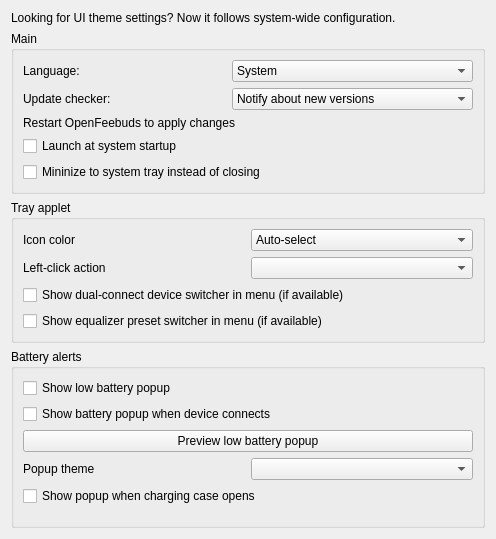
<?xml version="1.0" encoding="UTF-8"?>
<ui version="4.0">
 <class>OfbQtUiSettingsModule</class>
 <widget class="QWidget" name="OfbQtUiSettingsModule">
  <property name="geometry">
   <rect>
    <x>0</x>
    <y>0</y>
    <width>496</width>
    <height>524</height>
   </rect>
  </property>
  <property name="windowTitle">
   <string notr="true">UI Settings</string>
  </property>
  <layout class="QVBoxLayout" name="verticalLayout">
   <item>
    <widget class="QLabel" name="label_5">
     <property name="text">
      <string>Looking for UI theme settings? Now it follows system-wide configuration.</string>
     </property>
    </widget>
   </item>
   <item>
    <widget class="QGroupBox" name="groupBox">
     <property name="title">
      <string>Main</string>
     </property>
     <layout class="QGridLayout" name="gridLayout">
      <item row="2" column="0" colspan="2">
       <widget class="QLabel" name="label_2">
        <property name="text">
         <string>Restart OpenFeebuds to apply changes</string>
        </property>
       </widget>
      </item>
      <item row="3" column="0" colspan="2">
       <widget class="QCheckBox" name="autostart_toggle">
        <property name="text">
         <string>Launch at system startup</string>
        </property>
       </widget>
      </item>
      <item row="1" column="0">
       <widget class="QLabel" name="label_6">
        <property name="text">
         <string>Update checker:</string>
        </property>
       </widget>
      </item>
      <item row="1" column="1">
       <widget class="QComboBox" name="updater_policy_picker">
        <item>
         <property name="text">
          <string>Notify about new versions</string>
         </property>
        </item>
        <item>
         <property name="text">
          <string>Check for new versions, but don't notify</string>
         </property>
        </item>
        <item>
         <property name="text">
          <string>Disabled</string>
         </property>
        </item>
       </widget>
      </item>
      <item row="0" column="0">
       <widget class="QLabel" name="label">
        <property name="text">
         <string>Language:</string>
        </property>
       </widget>
      </item>
      <item row="0" column="1">
       <widget class="QComboBox" name="language_picker">
        <item>
         <property name="text">
          <string>System</string>
         </property>
        </item>
       </widget>
      </item>
      <item row="4" column="0" colspan="2">
       <widget class="QCheckBox" name="background_toggle">
        <property name="text">
         <string>Mininize to system tray instead of closing</string>
        </property>
       </widget>
      </item>
     </layout>
    </widget>
   </item>
   <item>
    <widget class="QGroupBox" name="groupBox_2">
     <property name="title">
      <string>Tray applet</string>
     </property>
     <layout class="QGridLayout" name="gridLayout_2">
      <item row="0" column="0">
       <widget class="QLabel" name="label_3">
        <property name="text">
         <string>Icon color</string>
        </property>
       </widget>
      </item>
      <item row="0" column="1">
       <widget class="QComboBox" name="tray_icon_picker">
        <item>
         <property name="text">
          <string>Auto-select</string>
         </property>
        </item>
        <item>
         <property name="text">
          <string>Light</string>
         </property>
        </item>
        <item>
         <property name="text">
          <string>Dark</string>
         </property>
        </item>
       </widget>
      </item>
      <item row="1" column="0">
       <widget class="QLabel" name="label_4">
        <property name="text">
         <string>Left-click action</string>
        </property>
       </widget>
      </item>
      <item row="1" column="1">
       <widget class="QComboBox" name="tray_shortcut_picker"/>
      </item>
      <item row="2" column="0" colspan="2">
       <widget class="QCheckBox" name="tray_dc_toggle">
        <property name="text">
         <string>Show dual-connect device switcher in menu (if available)</string>
        </property>
       </widget>
      </item>
      <item row="3" column="0" colspan="2">
       <widget class="QCheckBox" name="tray_eq_toggle">
        <property name="text">
         <string>Show equalizer preset switcher in menu (if available)</string>
        </property>
       </widget>
      </item>
     </layout>
    </widget>
   </item>
   <item>
    <widget class="QGroupBox" name="low_battery_overlay_group">
     <property name="title">
      <string>Battery alerts</string>
     </property>
     <layout class="QGridLayout" name="gridLayout_3">
      <item row="0" column="0" colspan="2">
       <widget class="QCheckBox" name="low_battery_overlay_toggle">
        <property name="text">
         <string>Show low battery popup</string>
        </property>
       </widget>
      </item>
      <item row="1" column="0" colspan="2">
       <widget class="QCheckBox" name="battery_overlay_on_connect_toggle">
        <property name="text">
         <string>Show battery popup when device connects</string>
        </property>
       </widget>
      </item>
      <item row="2" column="0" colspan="2">
       <widget class="QPushButton" name="low_battery_overlay_test_button">
        <property name="text">
         <string>Preview low battery popup</string>
        </property>
       </widget>
      </item>
      <item row="3" column="0">
       <widget class="QLabel" name="popup_theme_label">
        <property name="text">
         <string>Popup theme</string>
        </property>
       </widget>
      </item>
      <item row="3" column="1">
       <widget class="QComboBox" name="popup_theme_picker"/>
      </item>
      <item row="4" column="0" colspan="2">
       <widget class="QCheckBox" name="popup_on_case_open_toggle">
        <property name="text">
         <string>Show popup when charging case opens</string>
        </property>
       </widget>
      </item>
      <item row="5" column="0" colspan="2">
       <widget class="QWidget" name="popup_theme_cards" native="true">
        <layout class="QHBoxLayout" name="popup_theme_cards_layout">
         <property name="spacing">
          <number>8</number>
         </property>
         <property name="leftMargin">
          <number>0</number>
         </property>
         <property name="topMargin">
          <number>4</number>
         </property>
         <property name="rightMargin">
          <number>0</number>
         </property>
         <property name="bottomMargin">
          <number>0</number>
         </property>
        </layout>
       </widget>
      </item>
     </layout>
    </widget>
   </item>
   <item>
    <spacer name="verticalSpacer">
     <property name="orientation">
      <enum>Qt::Orientation::Vertical</enum>
     </property>
     <property name="sizeHint" stdset="0">
      <size>
       <width>20</width>
       <height>40</height>
      </size>
     </property>
    </spacer>
   </item>
  </layout>
 </widget>
 <resources/>
 <connections>
  <connection>
   <sender>language_picker</sender>
   <signal>currentIndexChanged(int)</signal>
   <receiver>OfbQtUiSettingsModule</receiver>
   <slot>on_language_choose(int)</slot>
   <hints>
    <hint type="sourcelabel">
     <x>362</x>
     <y>76</y>
    </hint>
    <hint type="destinationlabel">
     <x>247</x>
     <y>261</y>
    </hint>
   </hints>
  </connection>
  <connection>
   <sender>tray_dc_toggle</sender>
   <signal>toggled(bool)</signal>
   <receiver>OfbQtUiSettingsModule</receiver>
   <slot>on_tray_dc_toggle(bool)</slot>
   <hints>
    <hint type="sourcelabel">
     <x>247</x>
     <y>235</y>
    </hint>
    <hint type="destinationlabel">
     <x>247</x>
     <y>261</y>
    </hint>
   </hints>
  </connection>
  <connection>
   <sender>tray_eq_toggle</sender>
   <signal>toggled(bool)</signal>
   <receiver>OfbQtUiSettingsModule</receiver>
   <slot>on_tray_eq_toggle(bool)</slot>
   <hints>
    <hint type="sourcelabel">
     <x>247</x>
     <y>264</y>
    </hint>
    <hint type="destinationlabel">
     <x>247</x>
     <y>261</y>
    </hint>
   </hints>
  </connection>
  <connection>
   <sender>tray_shortcut_picker</sender>
   <signal>currentIndexChanged(int)</signal>
   <receiver>OfbQtUiSettingsModule</receiver>
   <slot>on_tray_shortcut_choose(int)</slot>
   <hints>
    <hint type="sourcelabel">
     <x>362</x>
     <y>205</y>
    </hint>
    <hint type="destinationlabel">
     <x>247</x>
     <y>261</y>
    </hint>
   </hints>
  </connection>
  <connection>
   <sender>tray_icon_picker</sender>
   <signal>currentIndexChanged(int)</signal>
   <receiver>OfbQtUiSettingsModule</receiver>
   <slot>on_tray_color_choose(int)</slot>
   <hints>
    <hint type="sourcelabel">
     <x>362</x>
     <y>174</y>
    </hint>
    <hint type="destinationlabel">
     <x>247</x>
     <y>261</y>
    </hint>
   </hints>
  </connection>
  <connection>
   <sender>autostart_toggle</sender>
   <signal>toggled(bool)</signal>
   <receiver>OfbQtUiSettingsModule</receiver>
   <slot>on_autostart_toggle(bool)</slot>
   <hints>
    <hint type="sourcelabel">
     <x>247</x>
     <y>129</y>
    </hint>
    <hint type="destinationlabel">
     <x>247</x>
     <y>261</y>
    </hint>
   </hints>
  </connection>
  <connection>
   <sender>updater_policy_picker</sender>
   <signal>currentIndexChanged(int)</signal>
   <receiver>OfbQtUiSettingsModule</receiver>
   <slot>on_updater_policy_choose(int)</slot>
   <hints>
    <hint type="sourcelabel">
     <x>362</x>
     <y>107</y>
    </hint>
    <hint type="destinationlabel">
     <x>247</x>
     <y>261</y>
    </hint>
   </hints>
  </connection>
  <connection>
   <sender>background_toggle</sender>
   <signal>toggled(bool)</signal>
   <receiver>OfbQtUiSettingsModule</receiver>
   <slot>on_background_toggle()</slot>
   <hints>
    <hint type="sourcelabel">
     <x>247</x>
     <y>202</y>
    </hint>
    <hint type="destinationlabel">
     <x>247</x>
     <y>261</y>
    </hint>
   </hints>
  </connection>
  <connection>
   <sender>low_battery_overlay_toggle</sender>
   <signal>toggled(bool)</signal>
   <receiver>OfbQtUiSettingsModule</receiver>
   <slot>on_low_battery_overlay_toggle(bool)</slot>
   <hints>
    <hint type="sourcelabel">
     <x>247</x>
     <y>323</y>
    </hint>
    <hint type="destinationlabel">
     <x>247</x>
     <y>261</y>
    </hint>
   </hints>
  </connection>
  <connection>
   <sender>battery_overlay_on_connect_toggle</sender>
   <signal>toggled(bool)</signal>
   <receiver>OfbQtUiSettingsModule</receiver>
   <slot>on_battery_overlay_on_connect_toggle(bool)</slot>
   <hints>
    <hint type="sourcelabel">
     <x>247</x>
     <y>352</y>
    </hint>
    <hint type="destinationlabel">
     <x>247</x>
     <y>261</y>
    </hint>
   </hints>
  </connection>
  <connection>
   <sender>low_battery_overlay_test_button</sender>
   <signal>clicked()</signal>
   <receiver>OfbQtUiSettingsModule</receiver>
   <slot>on_low_battery_overlay_test()</slot>
   <hints>
    <hint type="sourcelabel">
     <x>247</x>
     <y>352</y>
    </hint>
    <hint type="destinationlabel">
     <x>247</x>
     <y>261</y>
    </hint>
   </hints>
  </connection>
  <connection>
   <sender>popup_theme_picker</sender>
   <signal>currentIndexChanged(int)</signal>
   <receiver>OfbQtUiSettingsModule</receiver>
   <slot>on_popup_theme_choose(int)</slot>
  </connection>
  <connection>
   <sender>popup_on_case_open_toggle</sender>
   <signal>toggled(bool)</signal>
   <receiver>OfbQtUiSettingsModule</receiver>
   <slot>on_popup_on_case_open_toggle(bool)</slot>
  </connection>
 </connections>
 <slots>
  <slot>on_tray_eq_toggle(bool)</slot>
  <slot>on_tray_dc_toggle(bool)</slot>
  <slot>on_language_choose(int)</slot>
  <slot>on_tray_color_choose(int)</slot>
  <slot>on_tray_shortcut_choose(int)</slot>
  <slot>on_autostart_toggle(bool)</slot>
  <slot>on_updater_policy_choose(int)</slot>
  <slot>on_background_toggle()</slot>
  <slot>on_low_battery_overlay_toggle(bool)</slot>
  <slot>on_battery_overlay_on_connect_toggle(bool)</slot>
  <slot>on_low_battery_overlay_test()</slot>
 </slots>
</ui>
